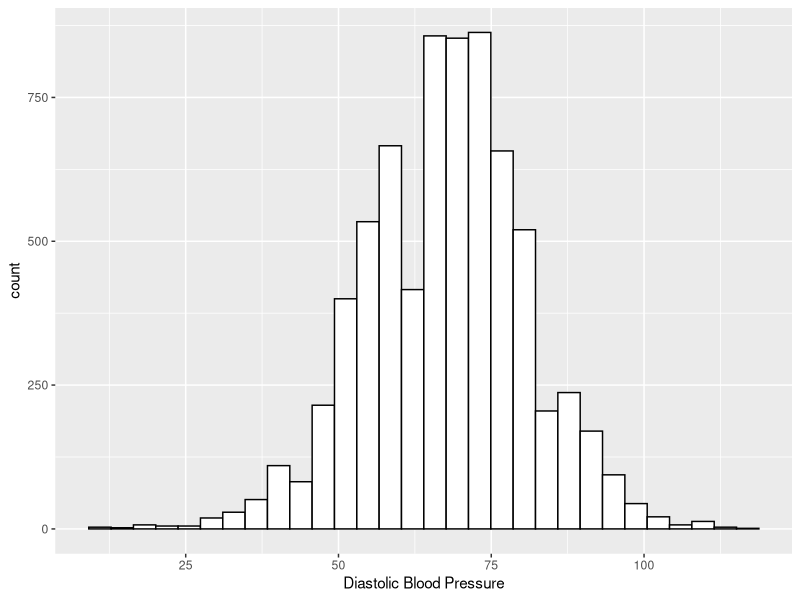
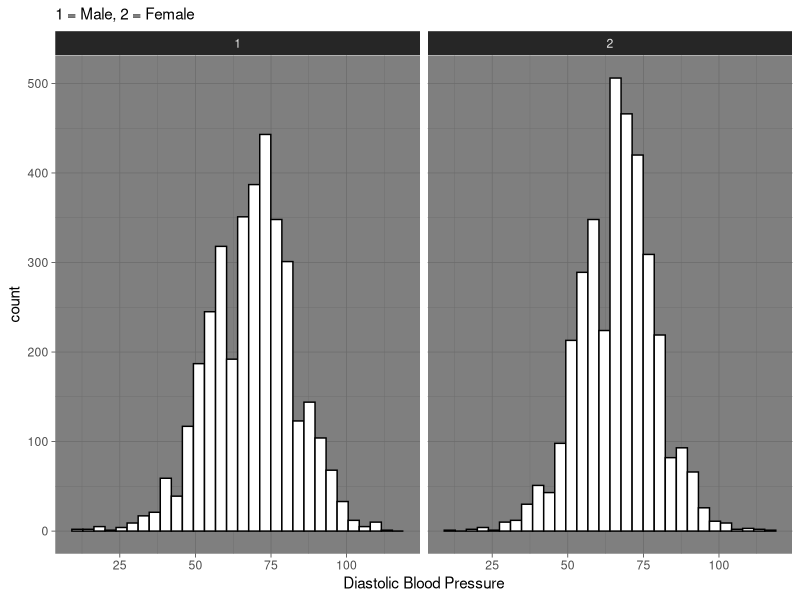
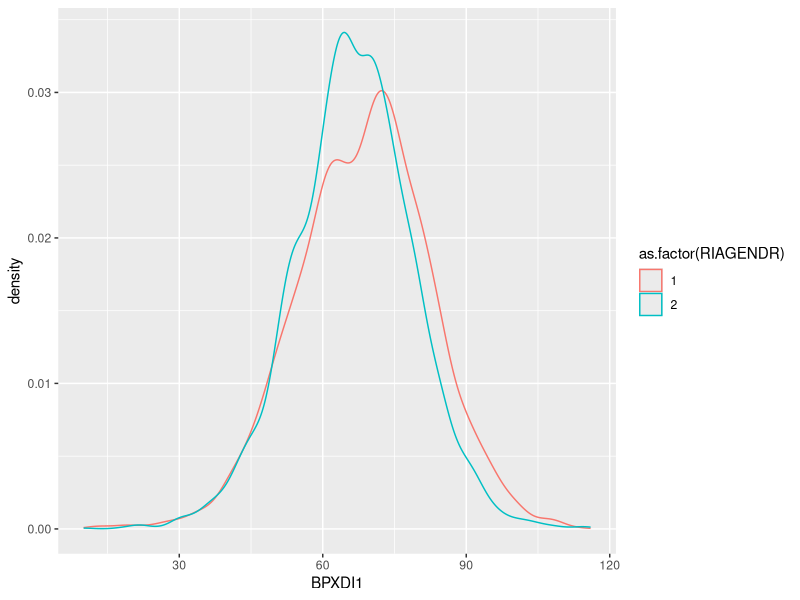
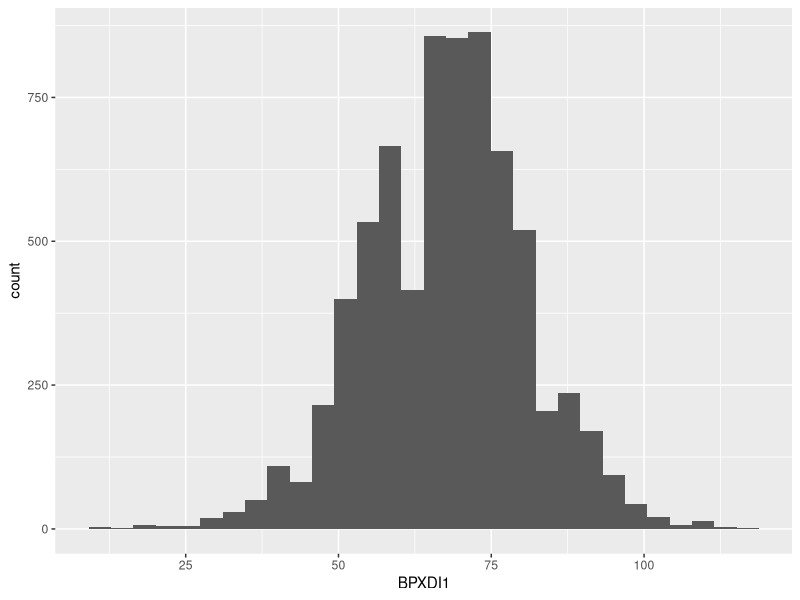
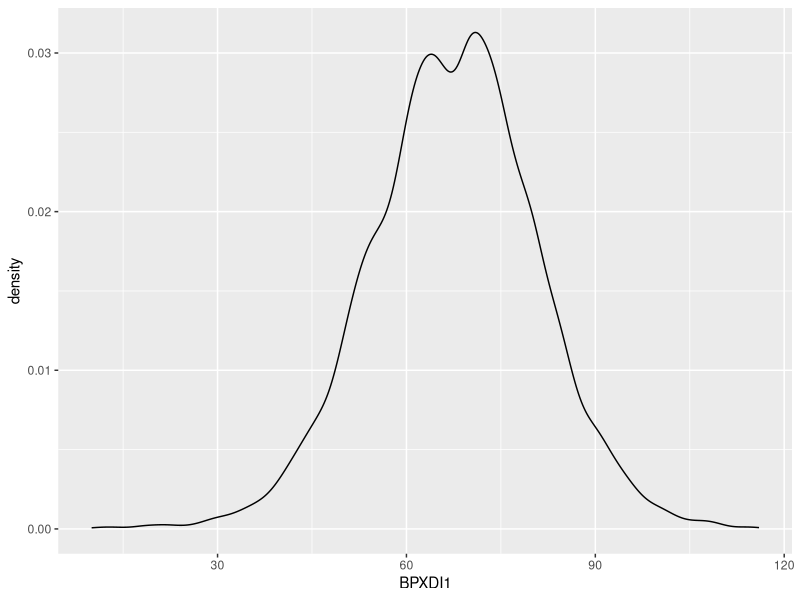
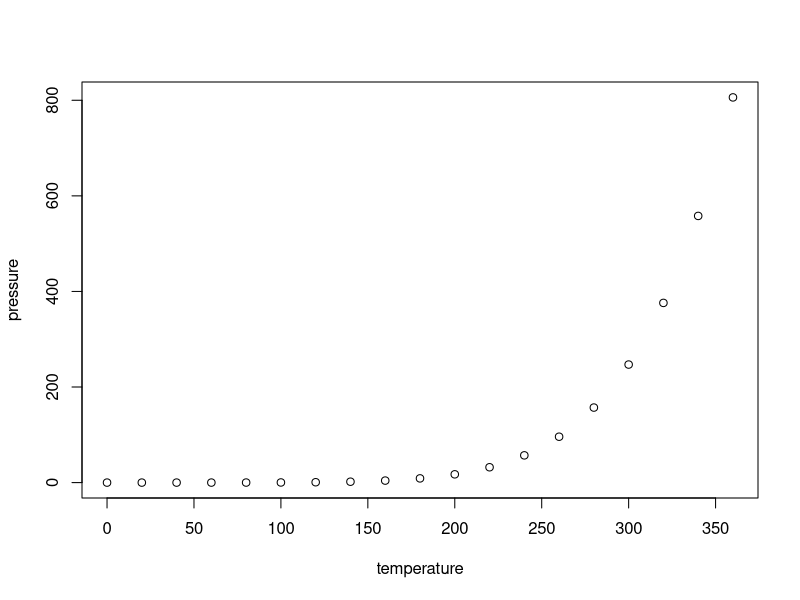

Write R code to recreate these figures, in order.
## ---- chunk 1
library(tidyverse)
library(haven)
## ---- chunk 2
blood_pressure <- read_dta("25505-0011-Data.dta")
## ---- chunk 3

#histogram of bp

ggplot(data = blood_pressure %>%
         filter(BPXDI1 > 0), 
       mapping = aes(x = BPXDI1)) + geom_histogram(color = "black", fill = "white" ) + labs(x = "Diastolic Blood Pressure")

## ---- chunk 4

#histogram of bp faceted by gender

ggplot(data = blood_pressure %>%
         filter(BPXDI1 > 0), 
       mapping = aes(x = BPXDI1)) + geom_histogram(color = "black", fill = "white") + facet_wrap(~ RIAGENDR) + labs(subtitle = "1 = Male, 2 = Female") + labs(x = "Diastolic Blood Pressure") + theme_dark()
## ---- chunk 5

#density distribution of bp, comparing genders

ggplot(data = blood_pressure %>%
         filter(BPXDI1 > 0), 
       mapping = aes(x = BPXDI1, color = as.factor(RIAGENDR))) + geom_density()

## ---- chunk 6

#histogram of marital status on bp

ggplot(data = blood_pressure %>%
         filter(BPXDI1 > 0),
       mapping = aes(x = BPXDI1, color = DMDMARTL)) + geom_histogram()


## ---- chunk 7

#density distribution of marital status on bp

ggplot(data = blood_pressure %>%
         filter(BPXDI1 > 0), 
       mapping = aes(x = BPXDI1)) + geom_density()
## ---- chunk 8
plot(pressure)
